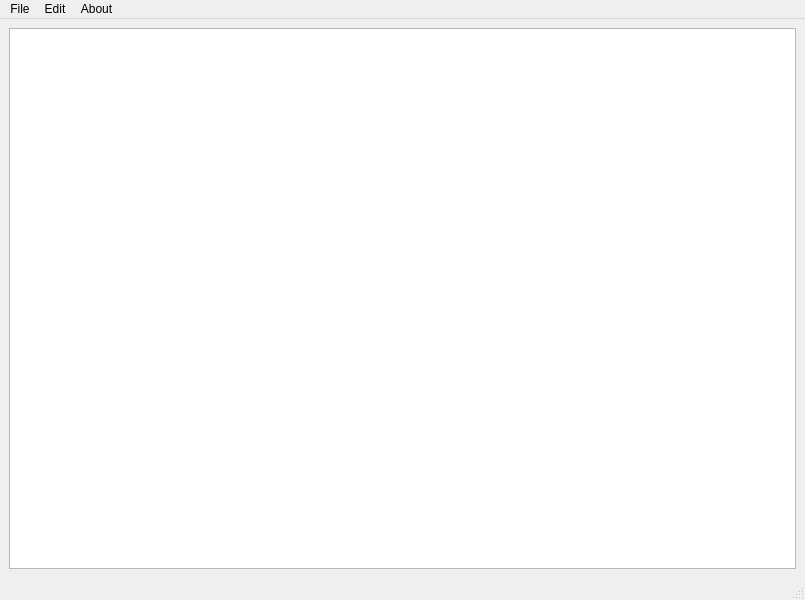
<?xml version="1.0" encoding="UTF-8"?>
<ui version="4.0">
 <class>MainWindow</class>
 <widget class="QMainWindow" name="MainWindow">
  <property name="geometry">
   <rect>
    <x>0</x>
    <y>0</y>
    <width>805</width>
    <height>600</height>
   </rect>
  </property>
  <property name="windowTitle">
   <string>MainWindow</string>
  </property>
  <widget class="QWidget" name="centralwidget">
   <layout class="QHBoxLayout" name="horizontalLayout">
    <item>
     <widget class="QTextEdit" name="textEdit"/>
    </item>
   </layout>
  </widget>
  <widget class="QMenuBar" name="menubar">
   <property name="geometry">
    <rect>
     <x>0</x>
     <y>0</y>
     <width>805</width>
     <height>20</height>
    </rect>
   </property>
   <widget class="QMenu" name="menuFile">
    <property name="title">
     <string>File</string>
    </property>
    <addaction name="actionNew"/>
    <addaction name="actionOpen"/>
    <addaction name="separator"/>
    <addaction name="separator"/>
    <addaction name="actionSave_2"/>
    <addaction name="actionSave_as_2"/>
    <addaction name="actionExit"/>
   </widget>
   <widget class="QMenu" name="menuEdit">
    <property name="title">
     <string>Edit</string>
    </property>
    <addaction name="actionCut"/>
    <addaction name="actionCopy"/>
    <addaction name="actionPaste"/>
    <addaction name="actionRedo"/>
    <addaction name="actionUndo"/>
    <addaction name="actionBold"/>
    <addaction name="actionItalic"/>
    <addaction name="actionUnderline"/>
    <addaction name="actionFonts"/>
   </widget>
   <widget class="QMenu" name="menuAbout">
    <property name="title">
     <string>About</string>
    </property>
    <addaction name="actionAbout"/>
   </widget>
   <addaction name="menuFile"/>
   <addaction name="menuEdit"/>
   <addaction name="menuAbout"/>
  </widget>
  <widget class="QStatusBar" name="statusbar"/>
  <action name="actionNew">
   <property name="icon">
    <iconset resource="Assects.qrc">
     <normaloff>:/new/prefix1/Assect/add-file.png</normaloff>:/new/prefix1/Assect/add-file.png</iconset>
   </property>
   <property name="text">
    <string>New</string>
   </property>
  </action>
  <action name="actionOpen">
   <property name="icon">
    <iconset resource="Assects.qrc">
     <normaloff>:/new/prefix1/Assect/folder.png</normaloff>:/new/prefix1/Assect/folder.png</iconset>
   </property>
   <property name="text">
    <string>Open</string>
   </property>
  </action>
  <action name="actionSave_2">
   <property name="icon">
    <iconset resource="Assects.qrc">
     <normaloff>:/new/prefix1/Assect/save.png</normaloff>:/new/prefix1/Assect/save.png</iconset>
   </property>
   <property name="text">
    <string>Save</string>
   </property>
  </action>
  <action name="actionSave_as_2">
   <property name="icon">
    <iconset resource="Assects.qrc">
     <normaloff>:/new/prefix1/Assect/save-as.png</normaloff>:/new/prefix1/Assect/save-as.png</iconset>
   </property>
   <property name="text">
    <string>Save as</string>
   </property>
  </action>
  <action name="actionCut">
   <property name="icon">
    <iconset resource="Assects.qrc">
     <normaloff>:/new/prefix1/Assect/cut.png</normaloff>:/new/prefix1/Assect/cut.png</iconset>
   </property>
   <property name="text">
    <string>Cut</string>
   </property>
  </action>
  <action name="actionCopy">
   <property name="icon">
    <iconset resource="Assects.qrc">
     <normaloff>:/new/prefix1/Assect/files.png</normaloff>:/new/prefix1/Assect/files.png</iconset>
   </property>
   <property name="text">
    <string>Copy</string>
   </property>
  </action>
  <action name="actionPaste">
   <property name="icon">
    <iconset resource="Assects.qrc">
     <normaloff>:/new/prefix1/Assect/paste.png</normaloff>:/new/prefix1/Assect/paste.png</iconset>
   </property>
   <property name="text">
    <string>Paste</string>
   </property>
  </action>
  <action name="actionRedo">
   <property name="icon">
    <iconset resource="Assects.qrc">
     <normaloff>:/new/prefix1/Assect/redo.png</normaloff>:/new/prefix1/Assect/redo.png</iconset>
   </property>
   <property name="text">
    <string>Redo</string>
   </property>
  </action>
  <action name="actionUndo">
   <property name="icon">
    <iconset resource="Assects.qrc">
     <normaloff>:/new/prefix1/Assect/undo.png</normaloff>:/new/prefix1/Assect/undo.png</iconset>
   </property>
   <property name="text">
    <string>Undo</string>
   </property>
  </action>
  <action name="actionAbout">
   <property name="icon">
    <iconset resource="Assects.qrc">
     <normaloff>:/new/prefix1/Assect/info.png</normaloff>:/new/prefix1/Assect/info.png</iconset>
   </property>
   <property name="text">
    <string>About</string>
   </property>
  </action>
  <action name="actionExit">
   <property name="icon">
    <iconset resource="Assects.qrc">
     <normaloff>:/new/prefix1/Assect/exit.png</normaloff>:/new/prefix1/Assect/exit.png</iconset>
   </property>
   <property name="text">
    <string>Exit</string>
   </property>
  </action>
  <action name="actionBold">
   <property name="checkable">
    <bool>true</bool>
   </property>
   <property name="icon">
    <iconset resource="Assects.qrc">
     <normaloff>:/new/prefix1/Assect/bold.png</normaloff>:/new/prefix1/Assect/bold.png</iconset>
   </property>
   <property name="text">
    <string>Bold</string>
   </property>
  </action>
  <action name="actionItalic">
   <property name="checkable">
    <bool>true</bool>
   </property>
   <property name="icon">
    <iconset resource="Assects.qrc">
     <normaloff>:/new/prefix1/Assect/italic.png</normaloff>:/new/prefix1/Assect/italic.png</iconset>
   </property>
   <property name="text">
    <string>Italic</string>
   </property>
  </action>
  <action name="actionUnderline">
   <property name="checkable">
    <bool>true</bool>
   </property>
   <property name="icon">
    <iconset resource="Assects.qrc">
     <normaloff>:/new/prefix1/Assect/underline.png</normaloff>:/new/prefix1/Assect/underline.png</iconset>
   </property>
   <property name="text">
    <string>Underline</string>
   </property>
  </action>
  <action name="actionFonts">
   <property name="icon">
    <iconset resource="Assects.qrc">
     <normaloff>:/new/prefix1/Assect/font.png</normaloff>:/new/prefix1/Assect/font.png</iconset>
   </property>
   <property name="text">
    <string>Fonts</string>
   </property>
  </action>
 </widget>
 <resources>
  <include location="Assects.qrc"/>
 </resources>
 <connections/>
</ui>
